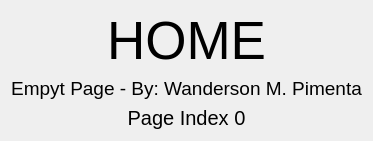
                  <widget class="QWidget" name="page_home">
                   <layout class="QVBoxLayout" name="verticalLayout_10">
                    <item>
                     <widget class="QLabel" name="label_6">
                      <property name="font">
                       <font>
                        <family>Segoe UI</family>
                        <pointsize>40</pointsize>
                       </font>
                      </property>
                      <property name="text">
                       <string>HOME</string>
                      </property>
                      <property name="alignment">
                       <set>Qt::AlignCenter</set>
                      </property>
                     </widget>
                    </item>
                    <item>
                     <widget class="QLabel" name="label">
                      <property name="font">
                       <font>
                        <family>Segoe UI</family>
                        <pointsize>14</pointsize>
                       </font>
                      </property>
                      <property name="text">
                       <string>Empyt Page - By: Wanderson M. Pimenta</string>
                      </property>
                      <property name="alignment">
                       <set>Qt::AlignCenter</set>
                      </property>
                     </widget>
                    </item>
                    <item>
                     <widget class="QLabel" name="label_7">
                      <property name="font">
                       <font>
                        <family>Segoe UI</family>
                        <pointsize>15</pointsize>
                       </font>
                      </property>
                      <property name="text">
                       <string>Page Index 0</string>
                      </property>
                      <property name="alignment">
                       <set>Qt::AlignCenter</set>
                      </property>
                     </widget>
                    </item>
                   </layout>
                  </widget>
